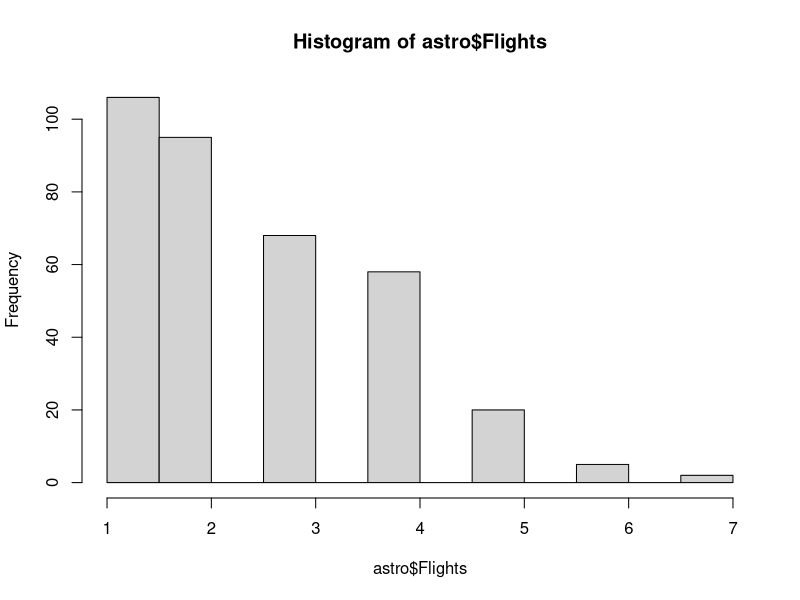
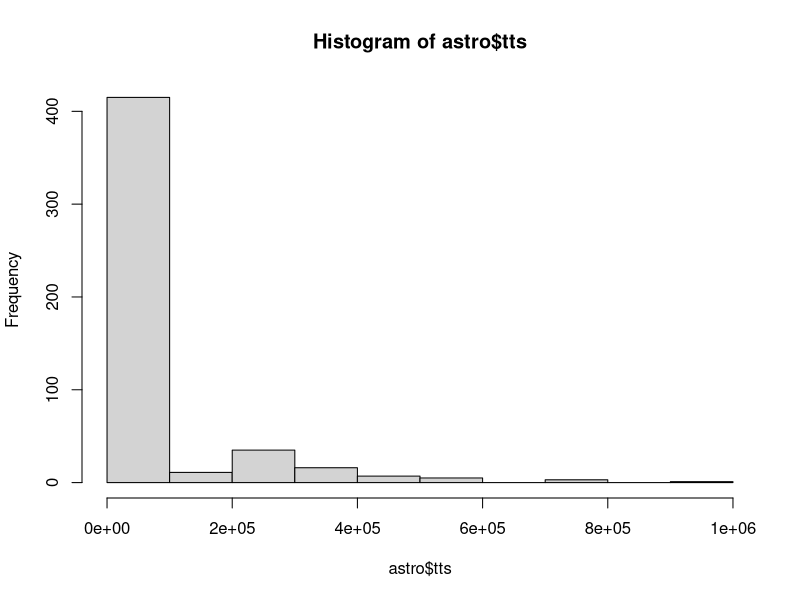

Here is the R script that generated these plots, in order: (Note: this script raises an error after producing the figures.)
## ---- chunk 1
knitr::opts_chunk$set(echo = TRUE)
library(dplyr)
library(readr)
library(tidyr)
library(MASS)
## ---- chunk 2

astro <- read_delim("astronaut file.txt", 
    delim = "\t", escape_double = FALSE, 
    trim_ws = TRUE)

#income <- income%>%
 # mutate(SEX = factor(SEX))
astro <- astro%>%
  mutate(`Marital status`= factor(`Marital status`))


astro <- transform(astro, Children = as.numeric(as.factor(Children)))
astro["Children"][is.na(astro["Children"])] <-0
## ---- chunk 3
summary(astro)

#pairs(astro[17:18])

## ---- chunk 4
hist(astro$Flights)
## ---- chunk 5
astro$tts <- with(astro,((d*24*60)+(h*60)+m))
hist(astro$tts)
## ---- chunk 6
astro <-astro[!is.na(astro$Marital.status),]

astro["Flights"][is.na(astro["Flights"])] <-0

astro$tts <-log(astro$tts)
astro[('tts')][sapply(astro[('tts')], is.infinite)] <- 0
hist(astro$tts)

## ---- chunk 7
astro$mar <- as.integer(factor(astro$`Marital.status`))

linearmodel1<- lm(mar~tts +Flights, data = astro)

summary(linearmodel1)

linearmodel2<- lm(mar~tts, data = astro)
summary(linearmodel2)

linearmodel3<- lm(mar~tts +Flights+ Children, data = astro)
summary(linearmodel3)
## ---- chunk 8


logisticmodel1<- glm(mar~tts + Flights, data = astro)
summary(logisticmodel1)

logisticmodel2<- glm(mar~tts, data = astro)
summary(logisticmodel2)

logisticmodel3<- glm(mar~tts + Flights + Children, data = astro)
summary(logisticmodel3)
## ---- chunk 9
ldafit1 = lda(mar~tts+Flights, data = astro)


ldafit1
fittedclasslda1 = predict(ldafit1,data = astro)$class
table(astro$mar,fittedclasslda1)


## ---- chunk 10
ldafit2 = lda(mar~tts, data = astro)
ldafit2
fittedclasslda2 = predict(ldafit2,data = astro)$class
table(astro$mar,fittedclasslda2)
## ---- chunk 11
ldafit3 = lda(mar~tts+Flights + Children, data = astro)


ldafit3
fittedclasslda3 = predict(ldafit3,data = astro)$class
table(astro$mar,fittedclasslda3)
## ---- chunk 12
qdafit1 = qda(mar~ tts + Flights, data = astro)
astro%>%
  group_by(mar)%>%
  summarize(sdtts = sd(tts), sdFlights = sd(Flights))

fittedclassqda1 = predict(qdafit1,data = astro)$class
table(astro$mar, fittedclassqda1)
diag(table(astro$mar,fittedclassqda1))
## ---- chunk 13
qdafit2 = qda(mar~ tts, data = astro)

fittedclassqda2 = predict(qdafit2,data = astro)$class
table(astro$mar, fittedclassqda2)
diag(table(astro$mar,fittedclassqda2))
## ---- chunk 14
qdafit3 = qda(mar~ tts + Flights +Children, data = astro)


fittedclassqda3 = predict(qdafit3,data = astro)$class
table(astro$mar, fittedclassqda3)
diag(table(astro$mar,fittedclassqda3))

## ---- chunk 15


n = 470
nfolds = 10
groups = rep(1:nfolds,length=n)
set.seed(4)
cvgroups = sample(groups,n)

Model3predCVclass = factor(rep(NA,n),levels=c("0", "1","2","3"))
Model4predCVclass = factor(rep(NA,n),levels=c("0", "1","2","3"))

for (ii in 1: nfolds) { 
  groupii = (cvgroups == ii)
  trainset = astro[!groupii,]

  testset = astro[groupii, ]
  qdafit3 = qda(mar ~ tts + Flights, data=trainset)
  Model3predCVclass[groupii] = predict(qdafit3, newdata=testset)$class        
  qdafit4 = qda(mar~tts, data=trainset)
  Model4predCVclass[groupii] = predict(qdafit4, newdata=testset)$class        
}
print("Model 1 Error")
CVmodel3 = sum(Model3predCVclass!= astro$mar)/n; CVmodel3
print("Model 2 Error")
CVmodel4 = sum(Model4predCVclass!= astro$mar)/n; CVmodel4


